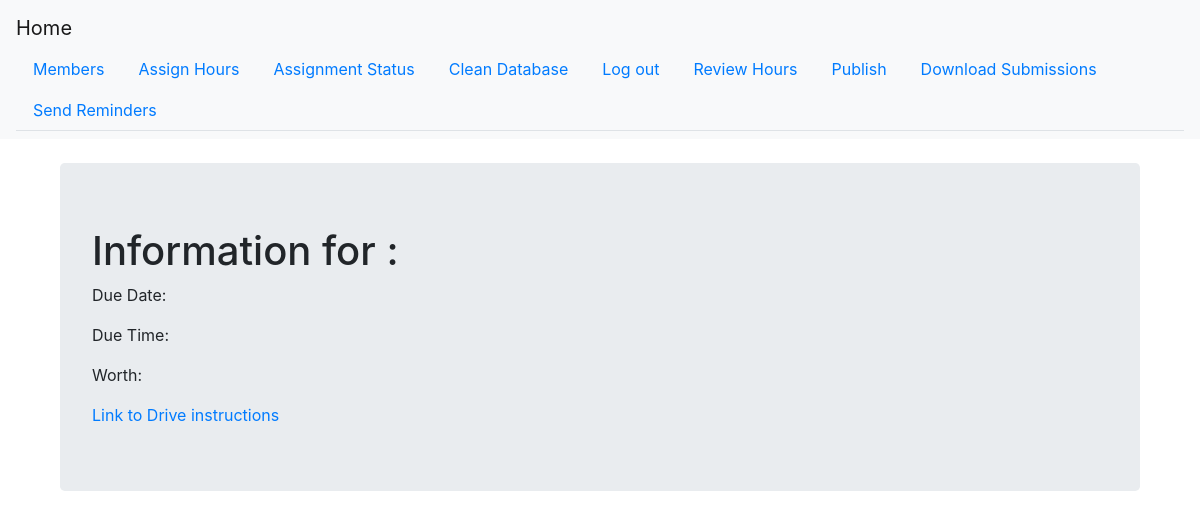
Page /task/1 (signed in) on the earlier database version.
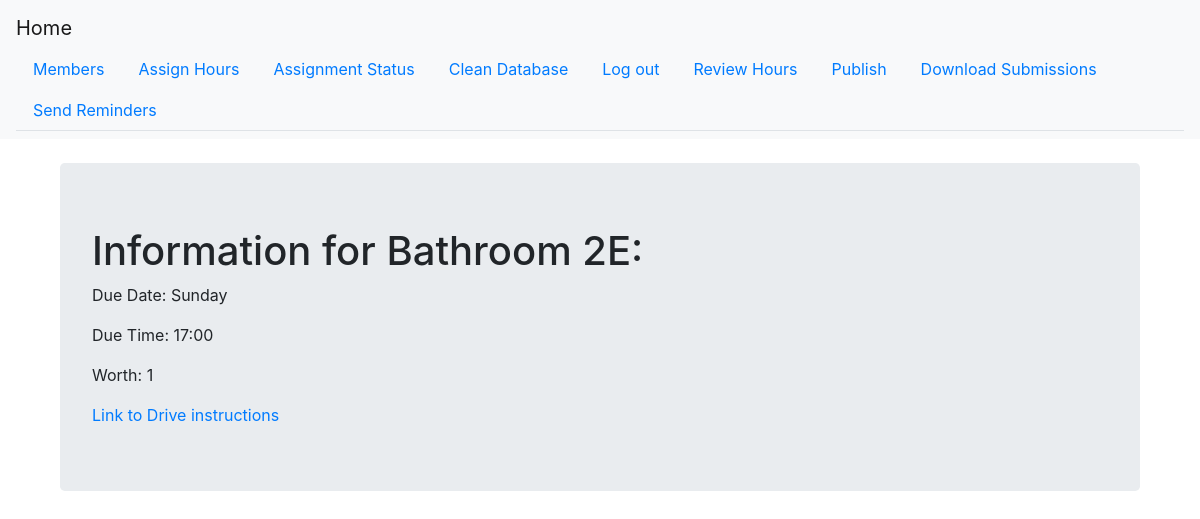
Same page on the later database version.
### app.py (models this page shows, shortened)
class CleanupHour(db.Model):
    id = db.Column(db.Integer, primary_key=True)
    name = db.Column(db.Text)
    task_id = db.Column(db.Integer)
    day = db.Column(db.Text)
    due_time = db.Column(db.Text)
    worth = db.Column(db.Integer)
    difficulty = db.Column(db.Integer)
    link = db.Column(db.Text)

### app.py (the view)
@app.route('/task/<identifier>')
@login_required
def task_page(identifier):
    task = CleanupHour.query.get(identifier)
    return render_template('task_page.html', task=task)

### app.py (called while the page is built)
@login_manager.user_loader
def load_user(user_id):
    return User.query.get(user_id)

### templates/task_page.html
{% extends "base.html" %}
{% block content %}
    <br>
    <div class="jumbotron" style="margin-right: 5%; margin-left: 5%">
        <h1>Information for {{ task.name }}:</h1>
        <p>Due Date: {{ task.day}}</p>
        <p>Due Time: {{ task.due_time }}</p>
        <p>Worth: {{ task.worth }}</p>
        <a href="{{ task.link }}">Link to Drive instructions</a>
    </div>
{% endblock %}

### templates/base.html (shortened to what this page needs)
<!DOCTYPE html>
<html lang="en">
<head>
    <link rel="stylesheet" href="https://stackpath.bootstrapcdn.com/bootstrap/4.3.1/css/bootstrap.min.css">
</head>
<body>
<nav class="navbar navbar-light bg-light">
    <a class="navbar-brand" href="{{ url_for('index')}}">Home</a>
    {% if current_user.is_authenticated %}
        <ul class="nav nav-tabs">
            <li class="nav-item">
                <a class="nav-link" href="{{ url_for('members')}}">Members<span class="sr-only">(current)</span></a>
            </li>
            <li class="nav-item">
                <a class="nav-link" href="{{ url_for('assignment')}}">Assign Hours<span class="sr-only">(current)</span></a>
            </li>
            <li class="nav-item">
                <a class="nav-link" href="{{ url_for('assignment_status')}}">Assignment Status<span class="sr-only">(current)</span></a>
            </li>
            <li class="nav-item">
                <a class="nav-link" href="{{ url_for('delete')}}">Clean Database<span class="sr-only">(current)</span></a>
            </li>
            <li class="nav-item">
                <a class="nav-link" href="{{ url_for('logout') }}">Log out<span class="sr-only">(current)</span></a>
            </li>
            <li class="nav-item">
                <a class="nav-link" href="{{ url_for('review_main') }}">Review Hours<span class="sr-only">(current)</span></a>
            </li>
            <li class="nav-item">
                <a class="nav-link" href="{{ url_for('publish') }}">Publish<span class="sr-only">(current)</span></a>
            </li>
            <li class="nav-item">
                <a class="nav-link" href="{{ url_for('download_submissions') }}">Download Submissions<span class="sr-only">(current)</span></a>
            </li>
            <li class="nav-item">
                <a class="nav-link" href="{{ url_for('send_reminders') }}">Send Reminders<span class="sr-only">(current)</span></a>
            </li>
        </ul>
    {% endif %}
</nav>
{% block content %}
{% endblock %}
</body>
</html>

Differences in the rows shown:
added CleanupHour: name "Bathroom 2E", day "Sunday", due_time "17:00", worth "1"
